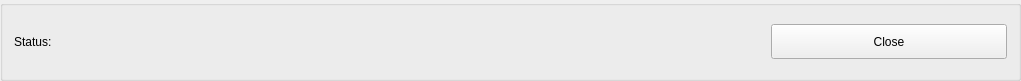
   <widget class="QGroupBox" name="groupBox_close">
    <property name="geometry">
     <rect>
      <x>10</x>
      <y>720</y>
      <width>1021</width>
      <height>81</height>
     </rect>
    </property>
    <property name="title">
     <string/>
    </property>
    <layout class="QHBoxLayout" name="horizontalLayout_2">
     <item>
      <layout class="QHBoxLayout" name="horizontalLayout_close" stretch="0,3,1">
       <item>
        <widget class="QLabel" name="label_status">
         <property name="text">
          <string>Status:</string>
         </property>
        </widget>
       </item>
       <item>
        <widget class="QLabel" name="label_status_msg">
         <property name="text">
          <string/>
         </property>
        </widget>
       </item>
       <item>
        <widget class="QPushButton" name="pB_close">
         <property name="sizePolicy">
          <sizepolicy hsizetype="Preferred" vsizetype="Preferred">
           <horstretch>0</horstretch>
           <verstretch>0</verstretch>
          </sizepolicy>
         </property>
         <property name="minimumSize">
          <size>
           <width>0</width>
           <height>35</height>
          </size>
         </property>
         <property name="maximumSize">
          <size>
           <width>16777215</width>
           <height>35</height>
          </size>
         </property>
         <property name="text">
          <string>Close</string>
         </property>
        </widget>
       </item>
      </layout>
     </item>
    </layout>
   </widget>
